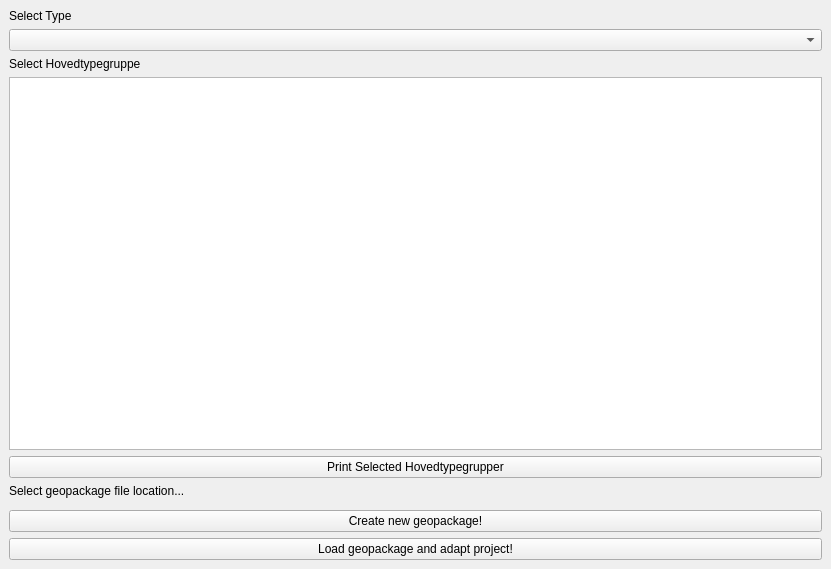
<?xml version="1.0" encoding="UTF-8"?>
<ui version="4.0">
 <class>NinMapperDockWidgetBase</class>
 <widget class="QDockWidget" name="NinMapperDockWidgetBase">
  <property name="geometry">
   <rect>
    <x>0</x>
    <y>0</y>
    <width>831</width>
    <height>569</height>
   </rect>
  </property>
  <property name="windowTitle">
   <string>Natur i Norge mapping</string>
  </property>
  <widget class="QWidget" name="dockWidgetContents">
   <layout class="QGridLayout" name="gridLayout">
    <item row="6" column="0">
     <widget class="QgsFileWidget" name="gpkgFilePicker">
      <property name="acceptDrops">
       <bool>false</bool>
      </property>
      <property name="useLink">
       <bool>false</bool>
      </property>
      <property name="fullUrl">
       <bool>false</bool>
      </property>
      <property name="dialogTitle">
       <string>Select geopackage save location...</string>
      </property>
      <property name="filter">
       <string>GPKG (*.gpkg)</string>
      </property>
      <property name="storageMode">
       <enum>QgsFileWidget::SaveFile</enum>
      </property>
      <property name="options">
       <set>QFileDialog::ReadOnly</set>
      </property>
     </widget>
    </item>
    <item row="1" column="0">
     <widget class="QComboBox" name="SelectType"/>
    </item>
    <item row="0" column="0">
     <widget class="QLabel" name="LabSelectType">
      <property name="text">
       <string>Select Type</string>
      </property>
     </widget>
    </item>
    <item row="8" column="0">
     <widget class="QPushButton" name="changeProjectSettingsButton">
      <property name="text">
       <string>Load geopackage and adapt project!</string>
      </property>
     </widget>
    </item>
    <item row="3" column="0">
     <widget class="QListWidget" name="SelectHovedtypegrupper">
      <property name="resizeMode">
       <enum>QListView::Adjust</enum>
      </property>
     </widget>
    </item>
    <item row="4" column="0">
     <widget class="QPushButton" name="printSelection">
      <property name="text">
       <string>Print Selected Hovedtypegrupper</string>
      </property>
     </widget>
    </item>
    <item row="2" column="0">
     <widget class="QLabel" name="LabSelectHovedtypegruppe">
      <property name="text">
       <string>Select Hovedtypegruppe</string>
      </property>
     </widget>
    </item>
    <item row="7" column="0">
     <widget class="QPushButton" name="createPolygonButton">
      <property name="text">
       <string>Create new geopackage!</string>
      </property>
     </widget>
    </item>
    <item row="5" column="0">
     <widget class="QLabel" name="label_2">
      <property name="text">
       <string>Select geopackage file location...</string>
      </property>
     </widget>
    </item>
   </layout>
  </widget>
 </widget>
 <customwidgets>
  <customwidget>
   <class>QgsFileWidget</class>
   <extends>QWidget</extends>
   <header>qgsfilewidget.h</header>
  </customwidget>
 </customwidgets>
 <resources/>
 <connections/>
</ui>
